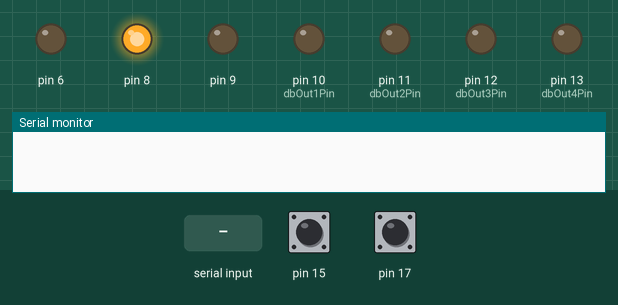
A sketch run on a simulated Arduino Mega 2560, built with avr-gcc and run on an emulated ATmega2560. On the bench: output pins drawn as LEDs (lit = HIGH), the last lines printed to the serial monitor. The test bench sets the inputs (shaded band); at power-on: pin 17 HIGH, pin 15 HIGH.

Above: at 1.3 s.
1.4 s: "R:\n" received over Serial
At 1.9 s:
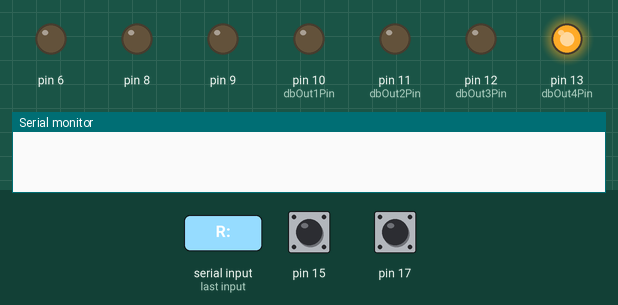
2.9 s: pin 17 pulled LOW for 1 s
At 4.2 s:
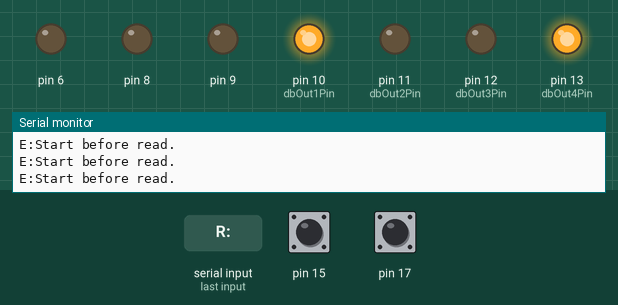
5.9 s: pin 15 pulled LOW for 0.15 s
At 5.96 s:
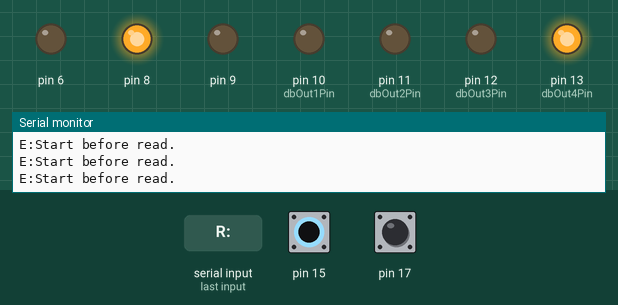
7.5 s: "O2:\n" received over Serial
At 8.7 s:
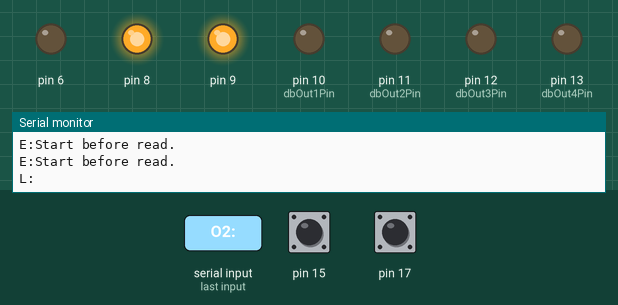
9.0 s: "O3:\n" received over Serial
At 10.0 s:
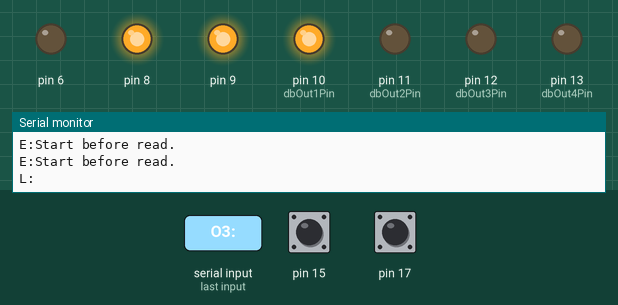
10.5 s: "O4:\n" received over Serial
At 11.2 s:
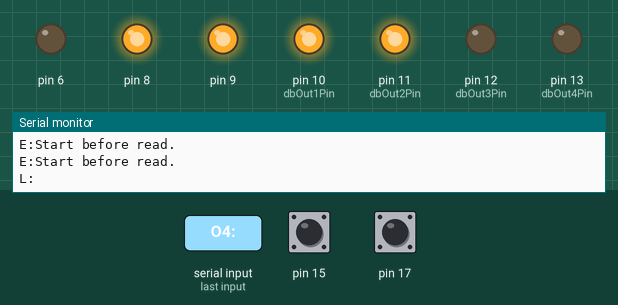
Timing chart, 0 to 13.0 s (numbered marks = the images above; inputs shaded):
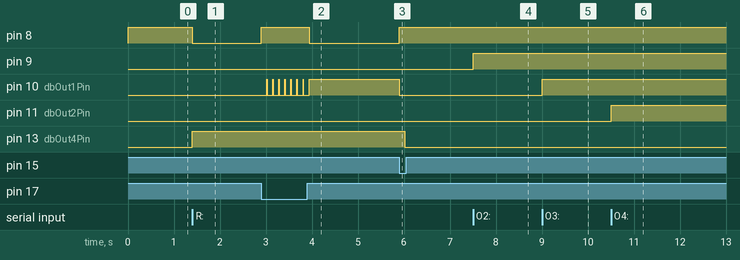

The sketch:

SSIF.ino
```cpp
/*************************************************
 * SSIF for DB
 *  15/09/28  Rev.1.0  New.
 *  15/09/29  Rev.1.1  add SERIAL_LINE_DELAY
 *************************************************/
#include "dv32u.h"

String PVER = "1.1";
String PNAME = "SSIF";

boolean DBG = false; // Debug Mode

const int SERIAL_LINE_DELAY = 20; // send line delay ms.


/* Serial */
String strSerialIncomingSsif = "";         // a string to hold incoming data
String strSerialIncomingSr700 = "";        // a string to hold incoming data
boolean blnStringCompleteSsif = false;     // whether the string is complete
boolean blnStringCompleteSr700 = false;    // whether the string is complete


/* Pins */
//  name              DaVinci Pin Name
int Sr700ReadPin    = PD6;
int Sr700NothingPin = PD7;
int Sr700OkPin      = PF7;
int Sr700NgPin      = PF6;
int Sr700ErrorPin   = PF5;
int Sr700BusyPin    = PF4;

int dbIn1Pin = PB0; // DB IN1
int dbIn2Pin = PB1; // DB IN2
int dbIn3Pin = PB2; // DB IN3
int dbIn4Pin = PB3; // DB IN4

int dbOut1Pin = PB4; // DB OUT1
int dbOut2Pin = PB5; // DB OUT2
int dbOut3Pin = PB6; // DB OUT3
int dbOut4Pin = PB7; // DB OUT4

int ledPin = PC7; // LED

// alias
int startPin    = dbIn1Pin;
int lotClearPin = dbIn2Pin;
int busyPin     = dbOut1Pin;
int okPin       = dbOut2Pin;
int ngPin       = dbOut3Pin;

// variables
String frameId = "";

// consts
unsigned long ResultTimeOutMs = 20000;

/*************************************
 setup()
 *************************************/
void setup() {

  initializePins();
  initializeSerials();

  /* initialize */
  // Not ready because SSIF Serial Port does not Open
  busy_on();

  // loop() is not start till SSIF Serial Port Open
  while (!Serial);

  _debug("-----------");
  _debug("SSIF Start!");
  _debug("-----------");
  _debug("(Wait until SSIF is ready [R:]....)"); //debug
}

/*************************************
 loop()
 *************************************/

void loop() {
  static boolean ssifReadyFlg = false;
  int iResult = 0; //

  /* Wait for SSif is ready */
  if (serialCheckSsif()) {
    String ssifIncoming = readSsif();
    _debug("SerialSsif Recieve:[" + ssifIncoming + "]");

    // SSIF READY
    if (ssifIncoming == "R:") {
      _debug("(SSIF is READY.)");
      ssifReadyFlg = true;
      clearSr700();
      resetPins();
      busy_off();
    }

    // SSIF NOT READY
    else if (ssifIncoming == "r:") {
      _debug("(SSIF is NOT READY.)");
      ssifReadyFlg = false;
      clearOkNg();
      clearSr700();
      busy_on();
    }

    /* for debug */
    if (!ssifReadyFlg) {
      // - Output Signal Debug
      if (ssifIncoming == "O1:") {
        busy_on();
        goto LAST;
      }
      else if (ssifIncoming == "O2:") {
        ok_on();
        goto LAST;
      }
      else if (ssifIncoming == "O3:") {
        ng_on();
        goto LAST;
      }
      else if (ssifIncoming == "O4:") {
        out4_on();
        goto LAST;
      }
      else if (ssifIncoming == "o1:") {
        busy_off();
        goto LAST;
      }
      else if (ssifIncoming == "o2:") {
        ok_off;
        goto LAST;
      }
      else if (ssifIncoming == "o3:") {
        ng_off();
        goto LAST;
      }
      else if (ssifIncoming == "o4:") {
        out4_off;
        goto LAST;
      }

      // - Input Signal Debug
      else if (ssifIncoming == "i:") {
        String str = "i:";
        str += String(!digitalRead(dbIn1Pin));
        str += String(!digitalRead(dbIn2Pin));
        str += String(!digitalRead(dbIn3Pin));
        str += String(!digitalRead(dbIn4Pin));
        sendSsif(str);
        goto LAST;
      }

      // - debug mode sw
      else if (ssifIncoming == "D:") {
        DBG = true;
        _debug("(Debug Mode = ON)");
        goto LAST;
      }
      else if (ssifIncoming == "d:") {
        DBG = false;
        goto LAST;
      }

    }
  }

  /* If SSIF is not ready, jump to LAST:.*/
  if (!ssifReadyFlg) {
    goto LAST;
  }

  /* Check to Fid incoming. */
  if (serialCheckSr700()) {
    String sr700Incoming = readSr700();
    _debug("Serialsr700 Recieve:[" + sr700Incoming + "]");
    frameId = sr700Incoming;
    _debug("FrameId = " + frameId); // for debug
  }

  /* Check the LotClear Signal. */
  if (readLotClearPin() && ssifReadyFlg) {
    _debug("Recieve Lot Clear Signal.");
    _debug("send [L:] to SSIF.");
    clearOkNg();
    ssifReadyFlg = false;
    frameId = "";
    busy_on();
    sendSsif("L:"); // send Lot Clear to SSIF
    goto LAST;
  }

  /* check for the Start Signal. */
  if (!readStartPin()) {
    goto LAST;
  }

  /* when the Start signal on. */
  _debug("Start Signal ON:");

  // Start normaly
  if (frameId != "") {
    clearOkNg();
    busy_on();
    sendSsif("Q:" + frameId); //send FrameId judge request.
  }
  // Start befor Read (send ERROR to ssif).
  else {
    clearOkNg();
    busy_on();
    sendSsif("E:Start before read."); // send error to SSIF.
    ng_on();
    delay(10);
    clearSr700();
    busy_off();
    _debug("Result = NG");
    goto LAST;
  }

  /* Wait for the judge result. */
  switch (waitForResult()) {

    case 0: // FrameId OK.
      ok_on();
      delay(10);
      clearSr700();
      busy_off();
      _debug("Result = OK");
      break;

    case 1: // FrameId NG.
      ng_on();
      delay(10);
      clearSr700();
      busy_off();
      _debug("Result = NG");
      break;

    default: // Request Timed out.
      clearOkNg();
      delay(10);
      busy_off();
      clearSr700();
      ssifReadyFlg = false;
      _debug("Result = Timeout");
      _debug("SSIF is NOT READY");
      goto LAST;
  }


  /* Loop End */
LAST:
  //  if (1); // do nothing.
  led(ssifReadyFlg); // When SS is ready, LED is ON
}


/* ---------------------------------------------------
 MISC
--------------------------------------------------- */

void clearOkNg() {
  ok_off();
  ng_off();
}

void resetPins() {
  busy_off();
  ok_off();
  ng_off();
  out4_off();
}

// Clear SR700 Incoming text and reset flg.
void clearSr700() {
  serialCheckSr700();
  readSr700();
  frameId = "";
  strSerialIncomingSr700 = "";
  blnStringCompleteSr700 = false;
}

int waitForResult() {
  unsigned long timerStart = millis(); // update current time.
  unsigned long timerBlink = millis(); // update current time.
  unsigned long blinkIntervalMs = 100; // LED Blink interval

  boolean st = false;
  _debug("waitForResult: ");

  while (1) {
    // LED Blink
    if (millis() - timerBlink > blinkIntervalMs) {
      timerBlink = millis();
      st = !st;
      led(st);
    }

    // Check for the time out.
    if (millis() - timerStart > ResultTimeOutMs) {
      return 2;
    }

    // Wait for the Answer.
    if (serialCheckSsif()) {
      String result = readSsif();
      _debug("SerialSsif Recieve:[" + result + "]");
      if (result == "A:OK") {
        return 0;
      }
      else if (result == "A:NG") {
        return 1;
      }
    }
  }
}

void led(boolean state) {
  if (state) {
    digitalWrite(ledPin, HIGH);
  } else {
    digitalWrite(ledPin, LOW);
  }
}


/* ---------------------------------------------------
 Initialize
--------------------------------------------------- */

void initializePins() {

  /* initialize Pins */
  pinMode(Sr700ReadPin, OUTPUT);
  pinMode(Sr700NothingPin, OUTPUT);
  pinMode(Sr700OkPin, INPUT);
  pinMode(Sr700NgPin, INPUT);
  pinMode(Sr700ErrorPin, INPUT);
  pinMode(Sr700BusyPin, INPUT);

  pinMode(dbIn1Pin, INPUT_PULLUP);
  pinMode(dbIn2Pin, INPUT_PULLUP);
  pinMode(dbIn3Pin, INPUT_PULLUP);
  pinMode(dbIn4Pin, INPUT_PULLUP);

  pinMode(dbOut1Pin, OUTPUT);
  pinMode(dbOut2Pin, OUTPUT);
  pinMode(dbOut3Pin, OUTPUT);
  pinMode(dbOut4Pin, OUTPUT);

  pinMode(ledPin, OUTPUT);

  digitalWrite(Sr700ReadPin, LOW);
  digitalWrite(Sr700NothingPin, LOW);

  digitalWrite(dbOut1Pin, LOW);
  digitalWrite(dbOut2Pin, LOW);
  digitalWrite(dbOut3Pin, LOW);
  digitalWrite(dbOut4Pin, LOW);

  digitalWrite(ledPin, LOW);
}

void initializeSerials() {
  /* initialize Serials */
  Serial.begin(115200);  // SSIF
  Serial1.begin(115200); // SR-700

  // reserve 200 bytes for the incoming strings:
  strSerialIncomingSsif.reserve(200);
  strSerialIncomingSr700.reserve(200);
  frameId.reserve(200);

}

/* ---------------------------------------------------
  SS I/F
--------------------------------------------------- */

void sendInputState() {
  Serial.print("i:");
  Serial.print(readStartPin());
  Serial.print(readLotClearPin());
  Serial.print(readDbIn3Pin());
  Serial.print(readDbIn4Pin());
  Serial.println("");
}


/* ---------------------------------------------------
  DieBonder
--------------------------------------------------- */

/* digitalWrite */

// busy (OUT 1)
void busy_on() {
  digitalWrite(busyPin, HIGH);
  _debug(" busy_on");
  delay(100);
}
void busy_off() {
  digitalWrite(busyPin, LOW);
  _debug(" busy_off");
}

// ok (OUT 2)
void ok_on() {
  digitalWrite(okPin, HIGH);
  _debug(" ok_on");
}
void ok_off() {
  digitalWrite(okPin, LOW);
  _debug(" ok_off");
}

// ng (OUT 3)
void ng_on() {
  digitalWrite(ngPin, HIGH);
  _debug(" ng_on");
}
void ng_off() {
  digitalWrite(ngPin, LOW);
  _debug(" ng_off");
}

// reserved (OUT 4)
void out4_on() {
  digitalWrite(dbOut4Pin, HIGH);
}
void out4_off() {
  digitalWrite(dbOut4Pin, LOW);
}

//-----
void Busy(int state) {
  digitalWrite(busyPin, state);
}
void Ok(int state) {
  digitalWrite(busyPin, state);
}
void Ng(int state) {
  digitalWrite(busyPin, state);
}

/* digitalRead */
// Input pins from DB are Active Low.
// So, invert the read states.

// Start (IN 1)
boolean readStartPin() {
  if (digitalRead(startPin)) {
    return false;
  } else {
    return true;
  }
}
// Lot Clear (IN 2)
boolean readLotClearPin() {
  if (digitalRead(lotClearPin)) {
    return false;
  } else {
    return true;
  }
}
// (IN 3)
boolean readDbIn3Pin() {
  if (digitalRead(dbIn3Pin)) {
    return false;
  } else {
    return true;
  }
}
// (IN 4)
boolean readDbIn4Pin() {
  if (digitalRead(dbIn4Pin)) {
    return false;
  } else {
    return true;
  }
}


/* ---------------------------------------------------
  Serials
--------------------------------------------------- */
void serialCheck() {
  serialCheckSsif();
  serialCheckSr700();
}

boolean serialCheckSsif() {
  while (Serial.available()) {
    char inChar = (char)Serial.read();

    // Ignore terminate character
    if (inChar != '\r' && inChar != '\n') {
      strSerialIncomingSsif += inChar;
    }

    // Detect terminate character
    if (inChar == '\n') {
      blnStringCompleteSsif = true;
      return true;
    }
  }
  return false;
}


String readSsif() {
  String strReturn = "";
  if (blnStringCompleteSsif) {
    strReturn = strSerialIncomingSsif;
    // clear the string:
    strSerialIncomingSsif = "";
    blnStringCompleteSsif = false;
  }
  return strReturn;
}

boolean serialCheckSr700() {
  while (Serial1.available()) {
    char inChar = (char)Serial1.read();

    // Ignore terminate character
    if (inChar != '\r' && inChar != '\n') {
      strSerialIncomingSr700 += inChar;
    }

    // Detect terminate character
    if (inChar == '\n') {
      blnStringCompleteSr700 = true;
      return true;
    }
  }
  return false;
}

String readSr700() {
  String strReturn = "";
  if (blnStringCompleteSr700) {
    strReturn = strSerialIncomingSr700;
    // clear the string:
    strSerialIncomingSr700 = "";
    blnStringCompleteSr700 = false;
  }
  return strReturn;
}


void sendSsif(String sendString1) {
  Serial.println(sendString1);
  delay(SERIAL_LINE_DELAY);
}


/* ---------------------------------------------------
  Debug
--------------------------------------------------- */
void _debug(String str) {
  if (DBG) {
    Serial.println("debug:" + str);
    delay(SERIAL_LINE_DELAY);
  }
}

// ----- END OF CODE -----
```

dv32u.h
```cpp
// For Davinci 32U PinOut
#define PB0 17 //   [SS]   (RXLED)
#define PB1 15 //   [SCK]
#define PB2 16 //   [MOSI]
#define PB3 14 //   [MISO]
#define PB4  8 //   A8
#define PB5  9 // # A9
#define PB6 10 // # A10
#define PB7 11 // #
#define PC6  5 // #
#define PC7 13 // # (LED)
#define PD0  3 // # [SCL] ExInterrupts 1
#define PD1  2 //   [SDA] ExInterrupts 0
#define PD2  0 //   [RX]
#define PD3  1 //   [TX]
#define PD4  4 //   A6
#define PD6 12 //   A11
#define PD7  6 // # A7
#define PE6  7 //
#define PF0 23 //   A5
#define PF1 22 //   A4
#define PF4 21 //   A3
#define PF5 20 //   A2
#define PF6 19 //   A1
#define PF7 18 //   A0
```

Measured:
- after the input at 1.4 s, pin 8: HIGH → LOW at once; pin 13 (dbOut4Pin): LOW → HIGH at once
- after the input at 2.9 s, pin 8: LOW → HIGH at once, → LOW 1.0 s later; pin 10 (dbOut1Pin): alternates HIGH for 0.01 s and LOW for 0.12 s, 15 changes in all, then stays HIGH, starting after 0.12 s
- after the input at 5.9 s, pin 8: LOW → HIGH at once; pin 10 (dbOut1Pin): HIGH → LOW at once; pin 13 (dbOut4Pin): HIGH → LOW after 0.12 s
- after the input at 7.5 s, pin 9: LOW → HIGH at once
- after the input at 9.0 s, pin 10 (dbOut1Pin): LOW → HIGH at once
- after the input at 10.5 s, pin 11 (dbOut2Pin): LOW → HIGH at once
